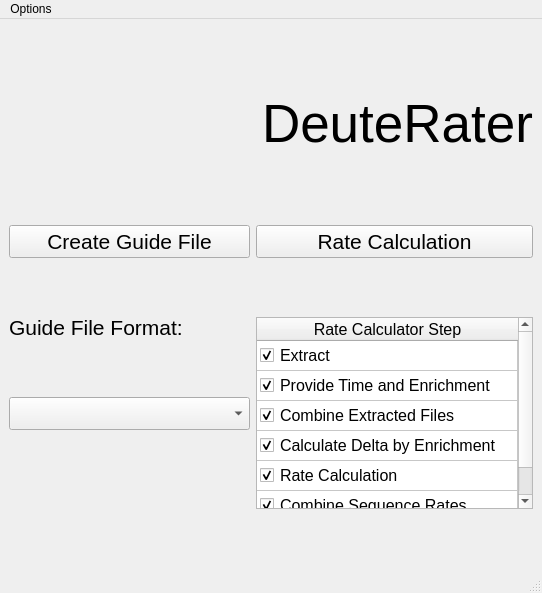
<?xml version="1.0" encoding="UTF-8"?>
<ui version="4.0">
 <class>MainWindow</class>
 <widget class="QMainWindow" name="MainWindow">
  <property name="geometry">
   <rect>
    <x>0</x>
    <y>0</y>
    <width>542</width>
    <height>593</height>
   </rect>
  </property>
  <property name="windowTitle">
   <string>MainWindow</string>
  </property>
  <widget class="QWidget" name="centralwidget">
   <layout class="QGridLayout" name="gridLayout">
    <item row="0" column="2">
     <widget class="QLabel" name="Title">
      <property name="font">
       <font>
        <pointsize>40</pointsize>
       </font>
      </property>
      <property name="text">
       <string>DeuteRater</string>
      </property>
     </widget>
    </item>
    <item row="0" column="0" colspan="2">
     <widget class="QLabel" name="Logo">
      <property name="sizePolicy">
       <sizepolicy hsizetype="MinimumExpanding" vsizetype="MinimumExpanding">
        <horstretch>0</horstretch>
        <verstretch>0</verstretch>
       </sizepolicy>
      </property>
      <property name="maximumSize">
       <size>
        <width>221</width>
        <height>191</height>
       </size>
      </property>
      <property name="text">
       <string/>
      </property>
      <property name="pixmap">
       <pixmap>../../../DeuteRater_py3.4_old/Logo.JPG</pixmap>
      </property>
      <property name="scaledContents">
       <bool>true</bool>
      </property>
     </widget>
    </item>
    <item row="1" column="0">
     <widget class="QPushButton" name="GuideFileButton">
      <property name="sizePolicy">
       <sizepolicy hsizetype="Expanding" vsizetype="Fixed">
        <horstretch>0</horstretch>
        <verstretch>0</verstretch>
       </sizepolicy>
      </property>
      <property name="font">
       <font>
        <pointsize>16</pointsize>
       </font>
      </property>
      <property name="text">
       <string>Create Guide File</string>
      </property>
     </widget>
    </item>
    <item row="1" column="1" colspan="2">
     <widget class="QPushButton" name="RateCalculationButton">
      <property name="sizePolicy">
       <sizepolicy hsizetype="Expanding" vsizetype="Fixed">
        <horstretch>0</horstretch>
        <verstretch>0</verstretch>
       </sizepolicy>
      </property>
      <property name="font">
       <font>
        <pointsize>16</pointsize>
       </font>
      </property>
      <property name="text">
       <string>Rate Calculation</string>
      </property>
     </widget>
    </item>
    <item row="2" column="0">
     <widget class="QLabel" name="label">
      <property name="font">
       <font>
        <pointsize>16</pointsize>
       </font>
      </property>
      <property name="text">
       <string>Guide File Format:</string>
      </property>
     </widget>
    </item>
    <item row="3" column="0">
     <widget class="QComboBox" name="guide_file_options">
      <property name="font">
       <font>
        <pointsize>16</pointsize>
       </font>
      </property>
     </widget>
    </item>
    <item row="2" column="1" rowspan="3" colspan="2">
     <widget class="QTableWidget" name="RequestedStepsTable">
      <property name="sizePolicy">
       <sizepolicy hsizetype="Expanding" vsizetype="Fixed">
        <horstretch>0</horstretch>
        <verstretch>0</verstretch>
       </sizepolicy>
      </property>
      <property name="font">
       <font>
        <pointsize>12</pointsize>
       </font>
      </property>
      <property name="editTriggers">
       <set>QAbstractItemView::NoEditTriggers</set>
      </property>
      <property name="rowCount">
       <number>6</number>
      </property>
      <attribute name="horizontalHeaderCascadingSectionResizes">
       <bool>false</bool>
      </attribute>
      <attribute name="horizontalHeaderDefaultSectionSize">
       <number>40</number>
      </attribute>
      <attribute name="horizontalHeaderStretchLastSection">
       <bool>true</bool>
      </attribute>
      <attribute name="verticalHeaderVisible">
       <bool>false</bool>
      </attribute>
      <row>
       <property name="text">
        <string>New Row</string>
       </property>
      </row>
      <row/>
      <row/>
      <row/>
      <row/>
      <row/>
      <column>
       <property name="text">
        <string>Rate Calculator Step</string>
       </property>
      </column>
      <item row="0" column="0">
       <property name="text">
        <string>Extract</string>
       </property>
       <property name="checkState">
        <enum>Checked</enum>
       </property>
      </item>
      <item row="1" column="0">
       <property name="text">
        <string>Provide Time and Enrichment</string>
       </property>
       <property name="checkState">
        <enum>Checked</enum>
       </property>
      </item>
      <item row="2" column="0">
       <property name="text">
        <string>Combine Extracted Files</string>
       </property>
       <property name="checkState">
        <enum>Checked</enum>
       </property>
      </item>
      <item row="3" column="0">
       <property name="text">
        <string>Calculate Delta by Enrichment</string>
       </property>
       <property name="checkState">
        <enum>Checked</enum>
       </property>
      </item>
      <item row="4" column="0">
       <property name="text">
        <string>Rate Calculation</string>
       </property>
       <property name="checkState">
        <enum>Checked</enum>
       </property>
      </item>
      <item row="5" column="0">
       <property name="text">
        <string>Combine Sequence Rates</string>
       </property>
       <property name="checkState">
        <enum>Checked</enum>
       </property>
      </item>
     </widget>
    </item>
   </layout>
  </widget>
  <widget class="QMenuBar" name="menubar">
   <property name="geometry">
    <rect>
     <x>0</x>
     <y>0</y>
     <width>542</width>
     <height>21</height>
    </rect>
   </property>
   <widget class="QMenu" name="menuOptions">
    <property name="title">
     <string>Options</string>
    </property>
    <addaction name="actionSettings"/>
   </widget>
   <addaction name="menuOptions"/>
  </widget>
  <widget class="QStatusBar" name="statusbar"/>
  <action name="actionSettings">
   <property name="text">
    <string>Rate Calculation Settings</string>
   </property>
  </action>
 </widget>
 <resources/>
 <connections/>
</ui>
